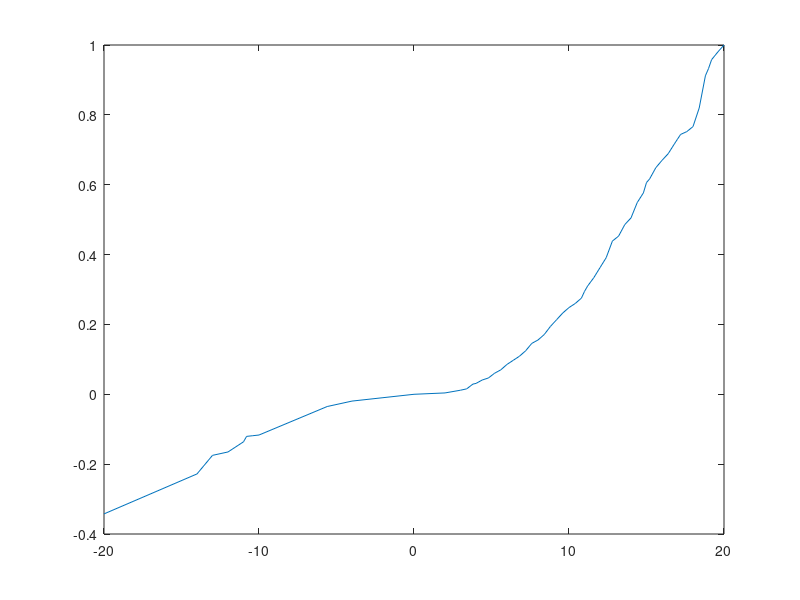

Source code (MATLAB):
vs_p = [0; 2; 3; 3.4; 3.8; 4; 4.4; 4.8; 5.2; 5.6; 6; 6.4; 6.8; 7.2; 7.6; 8; 8.4; 8.8; 9.2; 9.6; 10; 10.4; 10.8; 11; 11.2; 11.6; 12; 12.4; 12.8; 13.2; 13.6; 14; 14.4; 14.8; 15; 15.2; 15.6; 16; 16.4; 16.8; 17; 17.2; 17.6; 18; 18.4; 18.8; 19; 19.2; 19.6; 20];
eps_p = [0; 0.002; 0.006; 0.008; 0.015; 0.016; 0.021; 0.024; 0.031; 0.036; 0.044; 0.05; 0.056; 0.064; 0.075; 0.08; 0.088; 0.10; 0.11; 0.12; 0.128; 0.134; 0.142; 0.152; 0.16; 0.1725; 0.1875; 0.2025; 0.2275; 0.235; 0.2525; 0.2626; 0.286; 0.301; 0.317; 0.3225; 0.340; 0.3515; 0.362; 0.3775; 0.385; 0.3925; 0.397; 0.405; 0.435; 0.488; 0.5; 0.515; 0.528; 0.54];
sin_eps_p = sin(eps_p);

vs_n = [-20; -14; -13; -12; -11; -10.8; -10.4; -10; -5.6; -4;  -2];
eps_n = [-0.177; -0.1175; -0.09; -0.085; -0.07; -0.062; -0.061; -0.06; -0.018; -0.01; -0.005];
sin_eps_n = sin(eps_n);

vs_tot = [vs_n; vs_p];
sin_eps_tot = [sin_eps_n; sin_eps_p];
sin_eps_tot_scaled = sin_eps_tot/sin_eps_tot(end);


plot(vs_tot, sin_eps_tot_scaled);